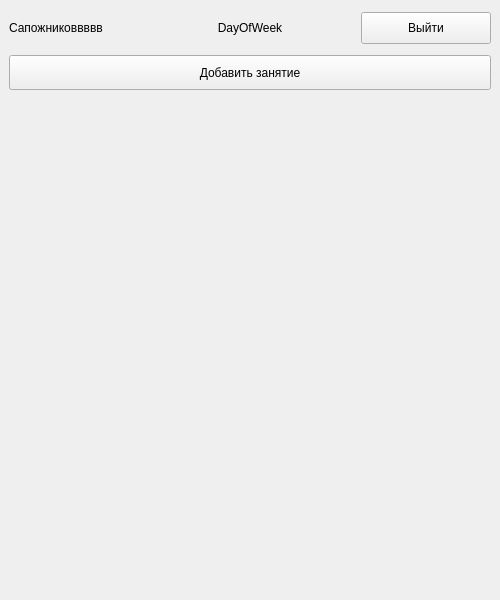
<?xml version="1.0" encoding="UTF-8"?>
<ui version="4.0">
 <class>SecondWindow</class>
 <widget class="QMainWindow" name="SecondWindow">
  <property name="geometry">
   <rect>
    <x>0</x>
    <y>0</y>
    <width>500</width>
    <height>600</height>
   </rect>
  </property>
  <property name="minimumSize">
   <size>
    <width>500</width>
    <height>600</height>
   </size>
  </property>
  <property name="maximumSize">
   <size>
    <width>500</width>
    <height>1000</height>
   </size>
  </property>
  <property name="windowTitle">
   <string>MainWindow</string>
  </property>
  <property name="windowIcon">
   <iconset resource="resources.qrc">
    <normaloff>:/icon.png</normaloff>:/icon.png</iconset>
  </property>
  <widget class="QWidget" name="centralwidget">
   <layout class="QGridLayout" name="gridLayout">
    <item row="0" column="0">
     <layout class="QHBoxLayout" name="horizontalLayout">
      <property name="spacing">
       <number>0</number>
      </property>
      <property name="sizeConstraint">
       <enum>QLayout::SetDefaultConstraint</enum>
      </property>
      <property name="topMargin">
       <number>3</number>
      </property>
      <property name="bottomMargin">
       <number>5</number>
      </property>
      <item>
       <widget class="QLabel" name="userNameSurname">
        <property name="minimumSize">
         <size>
          <width>130</width>
          <height>0</height>
         </size>
        </property>
        <property name="maximumSize">
         <size>
          <width>110</width>
          <height>16777215</height>
         </size>
        </property>
        <property name="text">
         <string>Сапожниковвввв</string>
        </property>
       </widget>
      </item>
      <item>
       <widget class="QLabel" name="dayAndDate">
        <property name="sizePolicy">
         <sizepolicy hsizetype="Expanding" vsizetype="Preferred">
          <horstretch>0</horstretch>
          <verstretch>0</verstretch>
         </sizepolicy>
        </property>
        <property name="text">
         <string>DayOfWeek</string>
        </property>
        <property name="alignment">
         <set>Qt::AlignCenter</set>
        </property>
       </widget>
      </item>
      <item>
       <widget class="QPushButton" name="logOut">
        <property name="minimumSize">
         <size>
          <width>130</width>
          <height>32</height>
         </size>
        </property>
        <property name="maximumSize">
         <size>
          <width>110</width>
          <height>16777215</height>
         </size>
        </property>
        <property name="text">
         <string>Выйти</string>
        </property>
       </widget>
      </item>
     </layout>
    </item>
    <item row="2" column="0">
     <spacer name="verticalSpacer">
      <property name="orientation">
       <enum>Qt::Vertical</enum>
      </property>
      <property name="sizeHint" stdset="0">
       <size>
        <width>20</width>
        <height>40</height>
       </size>
      </property>
     </spacer>
    </item>
    <item row="1" column="0">
     <widget class="QPushButton" name="addLesson">
      <property name="minimumSize">
       <size>
        <width>0</width>
        <height>35</height>
       </size>
      </property>
      <property name="text">
       <string>Добавить занятие</string>
      </property>
     </widget>
    </item>
   </layout>
  </widget>
 </widget>
 <resources>
  <include location="resources.qrc"/>
 </resources>
 <connections/>
</ui>
